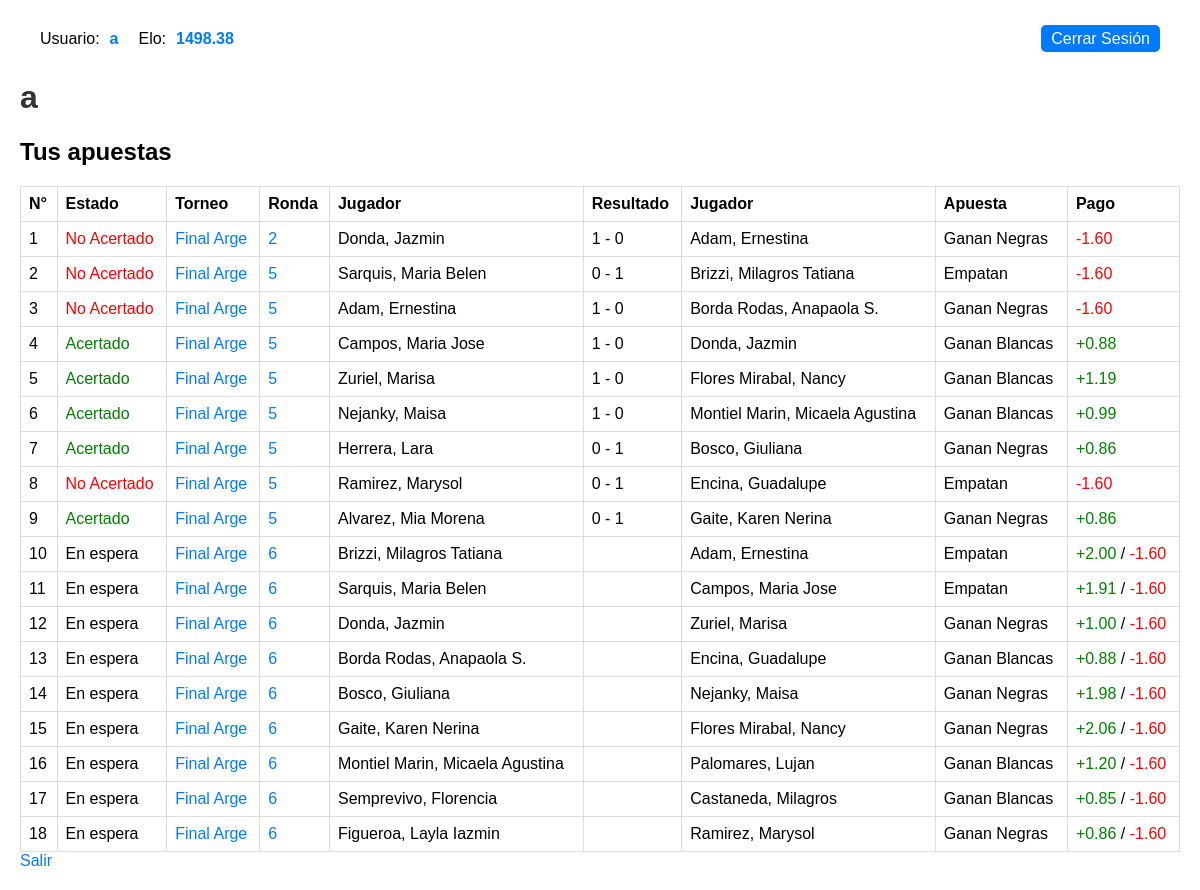
The page /perfil.php (signed in) on the database its author committed.
### tables this page shows
CREATE TABLE `users` (
  `id` int(11) NOT NULL,
  `username` varchar(15) NOT NULL,
  `email` varchar(30) NOT NULL,
  `contrasena` varchar(32) NOT NULL,
  `elo` varchar(11) NOT NULL,
  `rol` varchar(10) NOT NULL,
  `K` int(11) NOT NULL
);

CREATE TABLE `apuestas` (
  `id` int(11) NOT NULL,
  `usuario` varchar(40) NOT NULL,
  `id_partida` int(11) NOT NULL,
  `prediccion` varchar(15) NOT NULL,
  `apuesta` varchar(10) NOT NULL,
  `cobra` varchar(10) NOT NULL,
  `resultado` varchar(10) DEFAULT NULL,
  `transaccion_final` varchar(10) DEFAULT NULL,
  `transaccion_finalizada` varchar(10) DEFAULT NULL
);

CREATE TABLE `rondas` (
  `id` int(11) NOT NULL,
  `nombreTorneo` varchar(50) NOT NULL,
  `n°Ronda` int(11) NOT NULL,
  `nombreJugador1` varchar(50) NOT NULL,
  `pts1` varchar(5) NOT NULL,
  `nombreJugador2` varchar(50) NOT NULL,
  `pts2` varchar(5) NOT NULL,
  `resultado` varchar(10) DEFAULT NULL,
  `Inicio` datetime DEFAULT NULL
);

### perfil.php (the view, shortened to what this page needs)
<?php
include('db.php');
$sql5 = "SELECT * FROM users Where username='$_SESSION[username]'";
$result5 = $conn->query($sql5);
$row5 = $result5->fetch_assoc();
?>
<!DOCTYPE html>
<html>
<head>
</head>
<body>    <div class="header-container">
    <div class="user-info">
        <span class="user-label">Usuario:</span>
        <a class="user-link" href="perfil.php"><?=$_SESSION['username']?></a>
        <span class="elo-label">Elo:</span>
        <span class="elo"><?=$row5['elo']?></span>
    </div>
    <div class="logout-link">
        <a class="logout-button" href="./logout.php">Cerrar Sesión</a>
    </div>
</div>
    <h1><strong><?php echo $_SESSION['username'];?></strong></h1>
    <h2>Tus apuestas</h2>
<table>
    <thead>
        <tr>
            <th>N°</th>
            <th>Estado</th>
            <th>Torneo</th>
            <th>Ronda</th>
            <th>Jugador</th>
            <th>Resultado</th>
            <th>Jugador</th>
            <th>Apuesta</th>
            <th>Pago</th>
        </tr>
    </thead>
    <tbody>
        <?php
        $sql = "SELECT * FROM apuestas WHERE usuario = '$_SESSION[username]'";
        $i = 1;
        $result = mysqli_query($conn, $sql);
        if ($result->num_rows > 0) {
            while ($row = $result->fetch_assoc()) {
                $sql2 = "SELECT * FROM rondas WHERE id = '$row[id_partida]'";
                $result2 = mysqli_query($conn, $sql2);
                if ($result2->num_rows > 0) {
                    while ($row2 = $result2->fetch_assoc()) {
                        $juga = $row2['nombreJugador1'];
                        $jugb = $row2['nombreJugador2'];
                        $torneo = substr($row2['nombreTorneo'], 0, 10);
                        $ronda = $row2['n°Ronda'];
                        $sql3 = "SELECT * FROM torneos WHERE nombre = '$row2[nombreTorneo]'";
                        $result3 = mysqli_query($conn, $sql3);
                        if ($result3->num_rows > 0) {
                            while ($row3 = $result3->fetch_assoc()) {
                                $id = $row3['id'];
                            }
                        }
                    }
                }
                echo "<tr>";
                echo "<td>".$i."</td>";
                if (!$row['resultado']) {
                    echo "<td>En espera</td>";
                }else {
                    if ($row['transaccion_final'] > 0) {
                        echo "<td><span class='green'> Acertado </span></td>";
                    }else if($row['transaccion_final'] < 0){
                        echo "<td><span class='red'> No Acertado </span></td>";
                    }else {
                        echo "<td> No Cobrado</td>";
                    }
                }
                echo "<td><a href='./torneo.php?id={$id}'>" . $torneo . "</a></td>";
                echo "<td><a href='./ronda.php?id_torneo={$id}&ronda={$ronda}'>" . $ronda . "</a></td>";
                echo "<td>" . $juga . "</td>";
                echo "<td>" . $row['resultado'] . "</td>";
                echo "<td>" . $jugb  . "</td>";
                echo "<td>" . $row['prediccion'] . "</td>";
                if (!$row['resultado']) {
                echo "<td><span class='green'>+" . $row['apuesta'] . "</span> / <span class='red'> -" .$row['cobra'] . "</span></td>";
                }else{
                if ($row['transaccion_final'] > 0) {
                    echo "<td><span class='green'>" . $row['transaccion_final'] . "</span></td>";
                }else  if ($row['transaccion_final'] < 0){
                    echo "<td><span class='red'>" . $row['transaccion_final'] . "</span></td>";
                }else {
                    echo "<td>" . $row['transaccion_final'] . "</td>";
                }
                }
                echo "</tr>";
                $i++;
            }
        }else {
            echo "<td colspan='9'>No tienes apuestas registradas</td>";
        }
        ?>
    </tbody>
</table>
    		<a href="./chessbet.php">Salir</a>
</body>
</html>

### perfil.php (style rules this page uses)
body { font-family: Arial, sans-serif; margin: 20px; }
h1 { color: #333; }
h2 { margin-top: 20px; }
table { border-collapse: collapse; width: 100%; margin-top: 20px; }
th, td { padding: 8px; border: 1px solid #ddd; text-align: left; }
a { text-decoration: none; color: #007BFF; }
.green { color: green; }
.red { color: red; }
.header-container { display: flex; justify-content: space-between; align-items: center; padding: 10px 20px; }
.user-info { display: flex; align-items: center; }
.user-label, .elo-label { margin-right: 10px; }
.user-link, .elo { color: #007BFF; text-decoration: none; font-weight: bold; margin-right: 20px; }
.logout-button { background-color: #007BFF; color: #fff; padding: 5px 10px; border: none; border-radius: 5px; text-decoration: none; }

### rows shown on the page
users: elo "1498.38"
apuestas: shows "No Acertado", rondas.nombreTorneo "Final Arge", rondas.n°Ronda "2", rondas.nombreJugador1 "Donda, Jazmin", resultado "1 - 0", rondas.nombreJugador2 "Adam, Ernestina", prediccion "Ganan Negras", transaccion_final "-1.60"
apuestas: shows "No Acertado", rondas.nombreTorneo "Final Arge", rondas.n°Ronda "5", rondas.nombreJugador1 "Sarquis, Maria Belen", resultado "0 - 1", rondas.nombreJugador2 "Brizzi, Milagros Tatiana", prediccion "Empatan", transaccion_final "-1.60"
apuestas: shows "No Acertado", rondas.nombreTorneo "Final Arge", rondas.n°Ronda "5", rondas.nombreJugador1 "Adam, Ernestina", resultado "1 - 0", rondas.nombreJugador2 "Borda Rodas, Anapaola S.", prediccion "Ganan Negras", transaccion_final "-1.60"
apuestas: shows "Acertado", rondas.nombreTorneo "Final Arge", rondas.n°Ronda "5", rondas.nombreJugador1 "Campos, Maria Jose", resultado "1 - 0", rondas.nombreJugador2 "Donda, Jazmin", prediccion "Ganan Blancas", transaccion_final "+0.88"
apuestas: shows "Acertado", rondas.nombreTorneo "Final Arge", rondas.n°Ronda "5", rondas.nombreJugador1 "Zuriel, Marisa", resultado "1 - 0", rondas.nombreJugador2 "Flores Mirabal, Nancy", prediccion "Ganan Blancas", transaccion_final "+1.19"
apuestas: shows "Acertado", rondas.nombreTorneo "Final Arge", rondas.n°Ronda "5", rondas.nombreJugador1 "Nejanky, Maisa", resultado "1 - 0", rondas.nombreJugador2 "Montiel Marin, Micaela Agustina", prediccion "Ganan Blancas", transaccion_final "+0.99"
apuestas: shows "Acertado", rondas.nombreTorneo "Final Arge", rondas.n°Ronda "5", rondas.nombreJugador1 "Herrera, Lara", resultado "0 - 1", rondas.nombreJugador2 "Bosco, Giuliana", prediccion "Ganan Negras", transaccion_final "+0.86"
apuestas: shows "No Acertado", rondas.nombreTorneo "Final Arge", rondas.n°Ronda "5", rondas.nombreJugador1 "Ramirez, Marysol", resultado "0 - 1", rondas.nombreJugador2 "Encina, Guadalupe", prediccion "Empatan", transaccion_final "-1.60"
apuestas: shows "Acertado", rondas.nombreTorneo "Final Arge", rondas.n°Ronda "5", rondas.nombreJugador1 "Alvarez, Mia Morena", resultado "0 - 1", rondas.nombreJugador2 "Gaite, Karen Nerina", prediccion "Ganan Negras", transaccion_final "+0.86"
apuestas: shows "En espera", rondas.nombreTorneo "Final Arge", rondas.n°Ronda "6", rondas.nombreJugador1 "Brizzi, Milagros Tatiana", rondas.nombreJugador2 "Adam, Ernestina", prediccion "Empatan", apuesta "2.00", cobra "1.60"
apuestas: shows "En espera", rondas.nombreTorneo "Final Arge", rondas.n°Ronda "6", rondas.nombreJugador1 "Sarquis, Maria Belen", rondas.nombreJugador2 "Campos, Maria Jose", prediccion "Empatan", apuesta "1.91", cobra "1.60"
apuestas: shows "En espera", rondas.nombreTorneo "Final Arge", rondas.n°Ronda "6", rondas.nombreJugador1 "Donda, Jazmin", rondas.nombreJugador2 "Zuriel, Marisa", prediccion "Ganan Negras", apuesta "1.00", cobra "1.60"
apuestas: shows "En espera", rondas.nombreTorneo "Final Arge", rondas.n°Ronda "6", rondas.nombreJugador1 "Borda Rodas, Anapaola S.", rondas.nombreJugador2 "Encina, Guadalupe", prediccion "Ganan Blancas", apuesta "0.88", cobra "1.60"
apuestas: shows "En espera", rondas.nombreTorneo "Final Arge", rondas.n°Ronda "6", rondas.nombreJugador1 "Bosco, Giuliana", rondas.nombreJugador2 "Nejanky, Maisa", prediccion "Ganan Negras", apuesta "1.98", cobra "1.60"
apuestas: shows "En espera", rondas.nombreTorneo "Final Arge", rondas.n°Ronda "6", rondas.nombreJugador1 "Gaite, Karen Nerina", rondas.nombreJugador2 "Flores Mirabal, Nancy", prediccion "Ganan Negras", apuesta "2.06", cobra "1.60"
apuestas: shows "En espera", rondas.nombreTorneo "Final Arge", rondas.n°Ronda "6", rondas.nombreJugador1 "Montiel Marin, Micaela Agustina", rondas.nombreJugador2 "Palomares, Lujan", prediccion "Ganan Blancas", apuesta "1.20", cobra "1.60"
apuestas: shows "En espera", rondas.nombreTorneo "Final Arge", rondas.n°Ronda "6", rondas.nombreJugador1 "Semprevivo, Florencia", rondas.nombreJugador2 "Castaneda, Milagros", prediccion "Ganan Blancas", apuesta "0.85", cobra "1.60"
apuestas: shows "En espera", rondas.nombreTorneo "Final Arge", rondas.n°Ronda "6", rondas.nombreJugador1 "Figueroa, Layla Iazmin", rondas.nombreJugador2 "Ramirez, Marysol", prediccion "Ganan Negras", apuesta "0.86", cobra "1.60"

### other values the page prints
$_SESSION['username'] "a"
